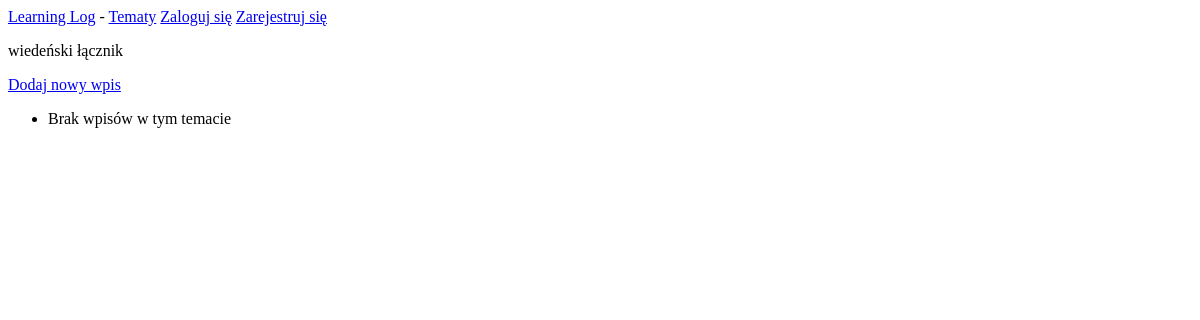
/topics/4/, run on an earlier commit of the app's database.
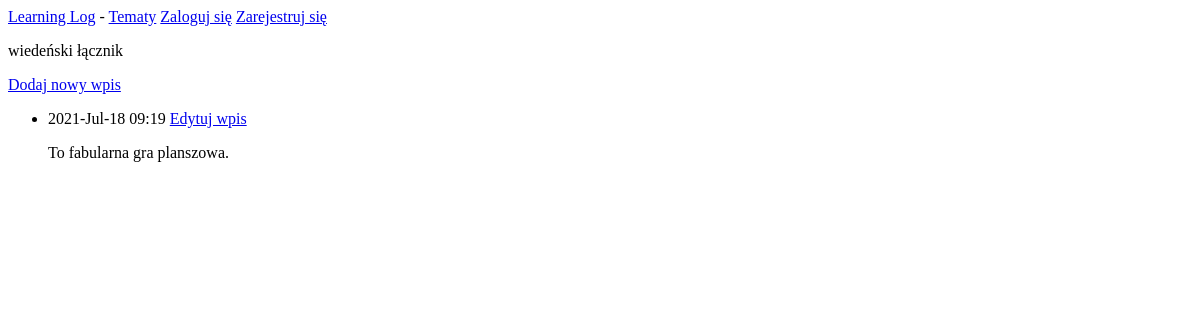
And on a later commit of the database.
### learning_logs/models.py (models this page shows, shortened)
class Entry(models.Model):
	topic = models.ForeignKey(Topic, on_delete=models.CASCADE)
	text = models.TextField()
	date_added = models.DateTimeField(auto_now=True)
	class Meta:
		verbose_name_plural = 'entries'

### learning_logs/views.py (the view)
# urls.py: path('topics/<int:id_tematu>/',views.topic, name='temat'),
def topic(request,**kwargs):
	topic = Topic.objects.get(id=kwargs['id_tematu'])
	entries = topic.entry_set.order_by('-date_added')
	context ={'temat': topic, 'wpisy':entries}
	return render(request,'learning_logs/topic.html',context)

### learning_logs/models.py (called while the page is built)
	def __str__(self):
		return self.text

### learning_logs/templates/learning_logs/topic.html
{% extends 'learning_logs/base.html' %}
{% block content %}
<p>{{ temat }}</p>
<a href="{% url 'learning_logs_app:nowy_wpis' temat.id %} ">Dodaj nowy wpis</a>
<ul>
{% for wpis in wpisy %}
	<li>
		<p>{{ wpis.date_added|date:'Y-M-d H:i' }} <a href="{% url 'learning_logs_app:edycja_wpisu' wpis.id %}">Edytuj wpis</a></p>
		<p>{{ wpis.text | linebreaks }}</p>
	</li>
{% empty %}
	<li>Brak wpisów w tym temacie</li>
{% endfor %}
</ul>
{% endblock content %}

What changed in the data, as far as the page shows it:
added Entry: date_added "2021-Jul-18 09:19", text "To fabularna gra planszowa."
Also different on the page:
text no longer shown: "Brak wpisów w tym temacie"
